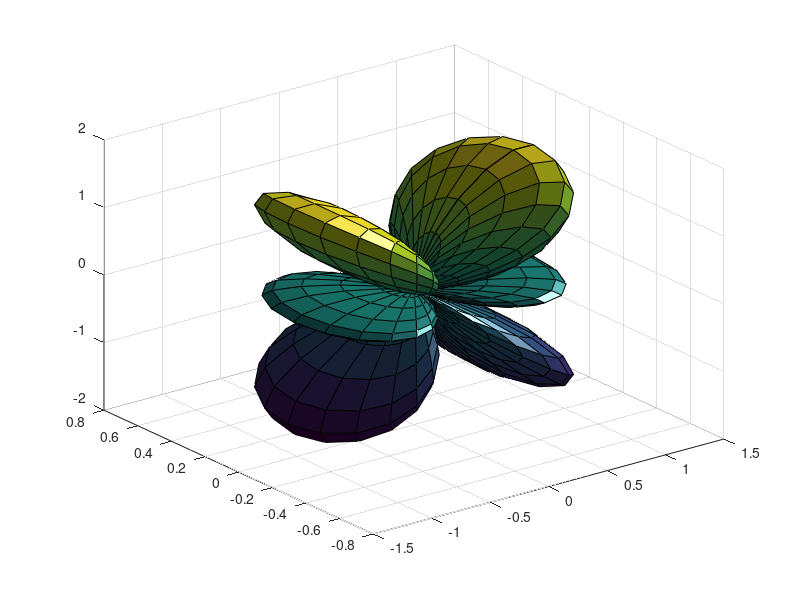

Reproduce this figure in MATLAB. (Note: this script raises an error after producing the figure.)
% Define constants.
degree = 3;
order = 1;

% Create the grid
delta = pi/40;
theta = 0 : delta : pi; % altitude
phi = 0 : 2*delta : 2*pi; % azimuth
[phi,theta] = meshgrid(phi,theta);

% Calculate the harmonic
Ymn = legendre(degree,cos(theta));
if degree ~= 0
    Ymn = squeeze(Ymn(abs(order)+1,:,:));
end

Kmn = sqrt(((2*degree+1)/4*pi)*(factorial((degree - order))/factorial( order + degree )));

i = sqrt(-1);

Yml = Kmn*Ymn.*exp(i*order.*phi);

rho = real(Yml).^2;
rho2 = imag(Yml).^2;
% Apply spherical coordinate equations

[x,y,z] = sph2cart(phi, theta-pi/2, rho);

% Plot the surface
clf
surf(x,y,z)
light
lighting phong
axis tight equal off
view(40,30)
camzoom(1.5)

